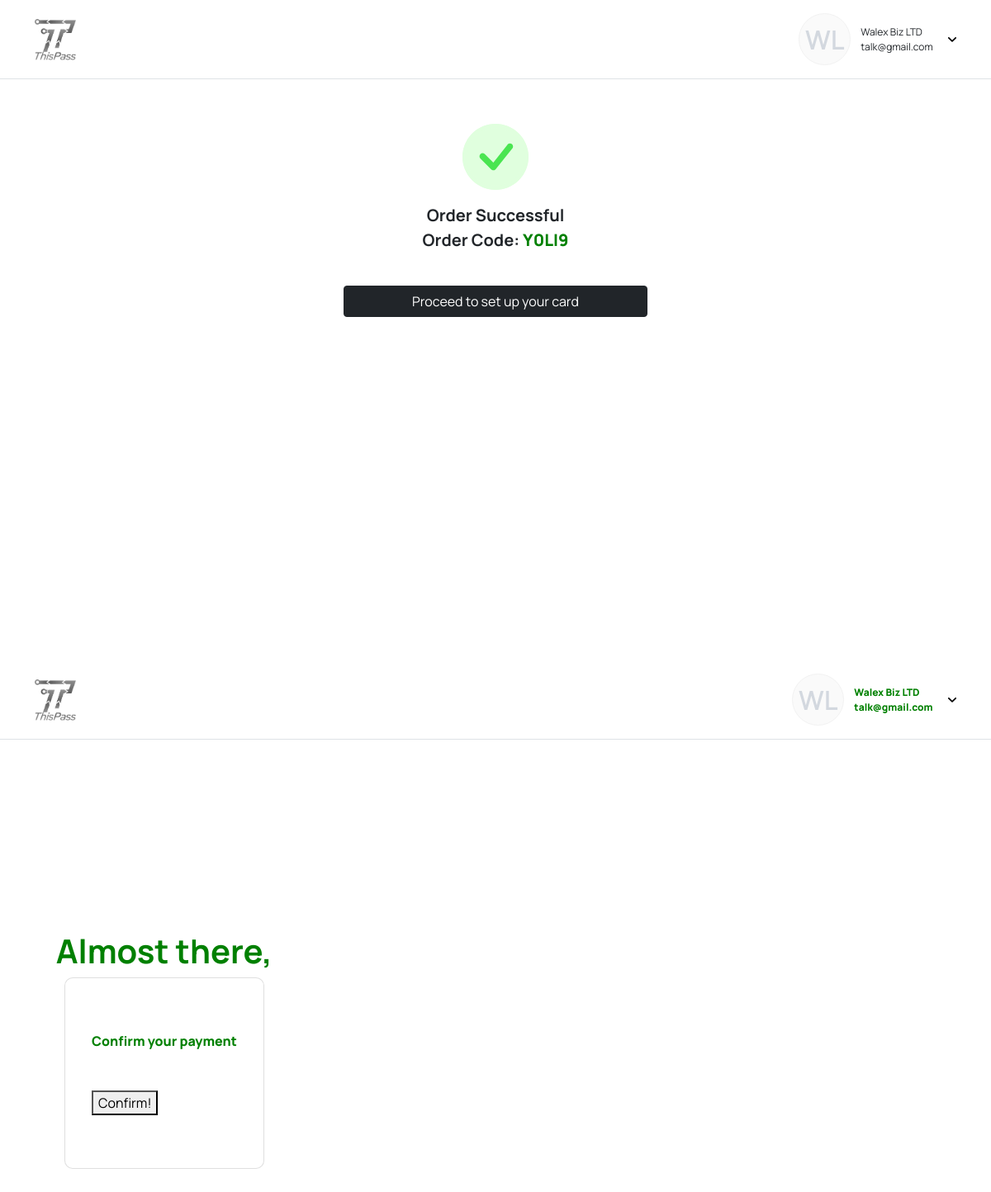
Screenshot of /payment/confirm-payment/49/ (signed in) with the database file from the repository.
### app_user/models.py (models this page shows, shortened)
class AppUser(models.Model):
	user = models.OneToOneField(User, on_delete=models.CASCADE)
	phone_no = models.CharField(default="", max_length=100)
	user_name = models.CharField(default="", max_length=100)
	pub_date = models.DateTimeField(default=timezone.now)
	otp_code = models.CharField(default="none",max_length=10)
	ec_status = models.BooleanField(default=False)
	status = models.BooleanField(default=False)

### order/models.py (models this page shows)
class Order(models.Model):
	STATUS = (
			('New', 'New'),
			('Accepted', 'Accepted'),
			('Preapparing', 'Preapparing'),
			('OnShipping', 'OnShipping'),
			('Completed', 'Completed'),
			('Cancelled', 'Cancelled'),
		)
	app_user = models.ForeignKey(AppUser, on_delete=models.SET_NULL, null=True)
	code = models.CharField(max_length=5, editable=False)
	first_name = models.CharField(max_length=125)
	last_name = models.CharField(max_length=125)
	email = models.CharField(max_length=125)
	phone = models.CharField(blank=True, max_length=125)
	address = models.CharField(blank=True, max_length=150)
	city = models.CharField(blank=True, max_length=125)
	state = models.CharField(blank=True, max_length=125)
	postal_code = models.CharField(blank=True, max_length=125)
	country = models.CharField(blank=True, max_length=125)
	total=models.FloatField()
	status = models.CharField(max_length=15, choices=STATUS, default='New')
	adminnote = models.CharField(blank=True ,max_length=125)
	create_at = models.DateTimeField(auto_now_add=True)
	updated_at = models.DateTimeField(auto_now=True)

### payment/views.py (the view)
# urls.py: path("confirm-payment/<int:order_id>/", views.ConfirmPayment, name="confirm_payment"),
def ConfirmPayment(request, order_id):
    app_user = AppUser.objects.get(user__pk=request.user.id)
    order = Order.objects.get(id=order_id)
    if request.method == "POST":
        payment = Payment.objects.create(order=order)
        payment.status = True
        payment.save()
        return HttpResponseRedirect(reverse("order:update_appuser", args=[order.id,]))
    else:
        context = {"order": order, "app_user":app_user}
        return render(request, "payment/confirm_payment.html", context )

### payment/templates/payment/confirm_payment.html (shortened to what this page needs)
{% extends 'app_user/auth_base.html' %}
{% load static %}
{% block content %}
<body>
    <div class="vh-100">
        {% include 'app_user/header.html' %}
        <div class="container h-75">
            <div class="row d-lg-flex justify-content-lg-center h-75">
                <div class="col-md-8 text-center d-lg-flex justify-content-lg-center align-items-lg-center">
                    <div class="w-100">
                        <p class="fw-700 fs-20 mt-3">Order Successful <br> Order Code: <b style="color:green">{{ order.code }}<b></p>
                            <form method="post">
                                <button type="submit" class="btn btn-dark w-50 mt-4" type="button">Proceed to set up your card</button>
                              </form>
                    </div>
                </div>
            </div>
        </div>
    </div>
<body class="vh-100">
    {% include 'app_user/header.html' %}
    <div class="container d-flex align-items-xl-center h-100">
        <div class="my-12">
            <h1 class="text-center fw-700 fs-40">Almost there,</h1>
            <div class="row mt-5s">
                <div class="col-lg-12 px-5 mb-5">
                    <div class="card py-5 px-3 custom-radius">
                        <div class="card-body">
                            <p class="card-text mb-5">Confirm your payment</p>
                            <form method="post">
                                <button type="submit" btn btn-dark type="button"> Confirm! </button>
                              </form>
                        </div>
                    </div>
                </div>
            </div>
        </div>
    </div>
{% endblock %}

### app_user/templates/app_user/header.html (shortened to what this page needs)
{% load static %}
<nav class="navbar navbar-light navbar-expand-md py-3 border-bottom">
    <div class="container"><a class="navbar-brand d-flex align-items-center" href="/app/"><img src="{% static 'assets/img/BndW-LoGO.png' %}" style="width: 50px;"></a>
        <div class="container w-auto me-0">
            <div class="row">
                <div class="col-auto p-0">
                    <div class="d-flex justify-content-center align-items-center rounded-circle dashboard-nav-img d-flex"><span class="fs-32 color-disabled fw-600">{{ app_user.user.first_name|make_list|first|capfirst }}{{ app_user.user.last_name|make_list|first|capfirst }}</span></div>
                </div>
                <div class="col-auto d-flex align-items-center">
                    <div class="fs-12">
                        <p class="m-0">{{ app_user.user.first_name }} {{ app_user.user.last_name }}</p>
                        <p class="m-0">{{ app_user.user.email}} </p>
                    </div>
                </div>
                <div class="col d-flex align-items-center p-0">
                    <div class="dropdown dashboard-dropdown"><a class="dropdown-toggle" aria-expanded="false" data-bs-toggle="dropdown" data-bs-auto-close="outside" href="#"></a>
                    </div>
                </div>
            </div>
        </div>
    </div>
</nav>

### app_user/static/assets/css/styles.css (style rules this page uses)
body { font-family: 'Manrope', sans-serif; }
.fw-600 { font-weight: 600 !important; }
.fw-700 { font-weight: 700 !important; }
.fs-32 { font-size: 32px; }
.fs-12 { font-size: 12px; }
.fs-20 { font-size: 20px; }
.fs-40 { font-size: 40px !important; }
.custom-radius { border-radius: 10px !important; }
.dashboard-nav-img { width: 63px; height: 63px; background-color: #FAFAFA; border: 1px solid #F2F2F2; }
.color-disabled { color: #D3D8DF; }
.dashboard-dropdown .dropdown-toggle::after { border: none; width: 10px; height: auto; margin-left: 0.4rem; vertical-align: middle; }

### rows the page displays
AppUser: user.first_name|make_list "W W", user.last_name|make_list "L L", user.first_name "Walex Biz Walex Biz", user.last_name "LTD LTD", user.email "talk@gmail.com talk@gmail.com"
Order: code "Y0LI9"
